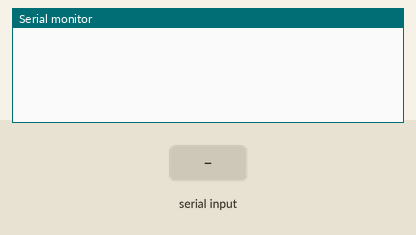
Bench run of a sketch on a simulated Arduino Uno, built with avr-gcc and run on an emulated ATmega328P. Parts: the last lines printed to the serial monitor. The inputs (shaded band) are chosen by the test bench. At 7.5 s the program stops and its outputs stay as they are.

Above: at 0.9 s.
1.0 s: "width\n" received over Serial
At 2.9 s:
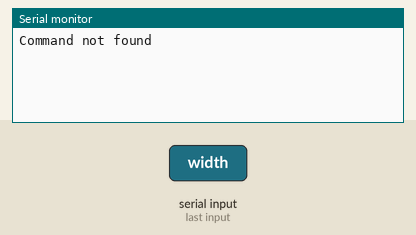
3.5 s: "help\n" received over Serial
At 5.7 s:
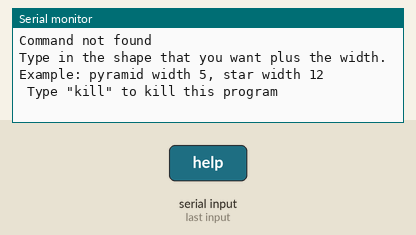
6.0 s: "kill\n" received over Serial
At 7.8 s:
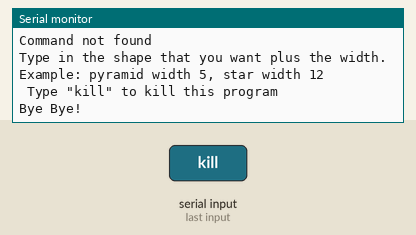

Measured:
- after the input at 1.0 s, the serial monitor: prints a new line after 1.0 s (image 1)
- after the input at 3.5 s, the serial monitor: prints a new line after 1.0 s (image 2)
- after the input at 6.0 s, the serial monitor: prints a new line after 1.0 s (image 3)

The sketch:

ASCII_ART.ino
```cpp
void setup()
{
  Serial.begin(9600);
  int rows;
  while (true)
  {
    while (!Serial.available())
      ;

    String input = Serial.readString();

    int arg = 0, next = 0;

    String args[4];

    for (int i = 0; i < input.length(); i++)
    {
      if (input.charAt(i) == ' ')
      {
        args[arg] = input.substring(next, i);
        next = i + 1;
        arg++;
      }
      else if (input.charAt(input.length() - 1))
      {
        args[arg] = input.substring(next, i);
      }
    }
    String command = args[0];

    if (args[1] == "width")
    {
      rows = args[2].toInt();
    }

    if (command == "pyramid")
    {
      pyramid(rows);
    }
    else if (command == "star")
    {

    }
    else if (command == "help")
    {
      Serial.println("Type in the shape that you want plus the width. \nExample: pyramid width 5, star width 12 \n Type \"kill\" to kill this program");
    }
    else if (command == "kill")
    {
      Serial.println("Bye Bye!");
      delay(500);
      exit(0);
    }
    else
    {
      Serial.println("Command not found");
    }
  }
}

void loop()
{
}

void pyramid(int rows)
{
  for (int i = 1; i <= rows; i++)
  {
    // Red
    for (int j = rows - i; j > 0; j--)
    {
      Serial.print(" ");
    }

    // Yellow
    for (int j = 1; j <= i; j++)
    {
      Serial.print("*");
    }
    // Blue

    for (int j = 1; j < i; j++)
    {
      Serial.print("*");
    }
    Serial.print("\n");
  }
}
```
